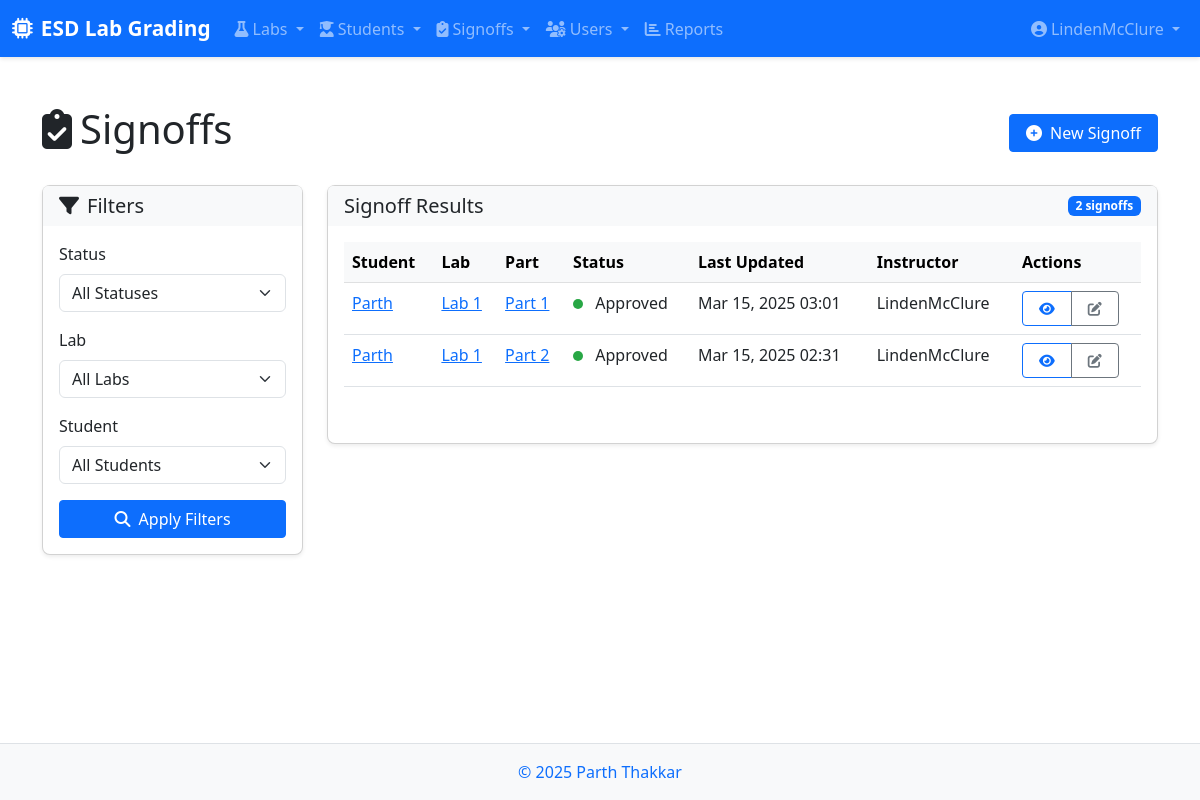
/signoffs/ (signed in), run on an earlier commit of the app's database.
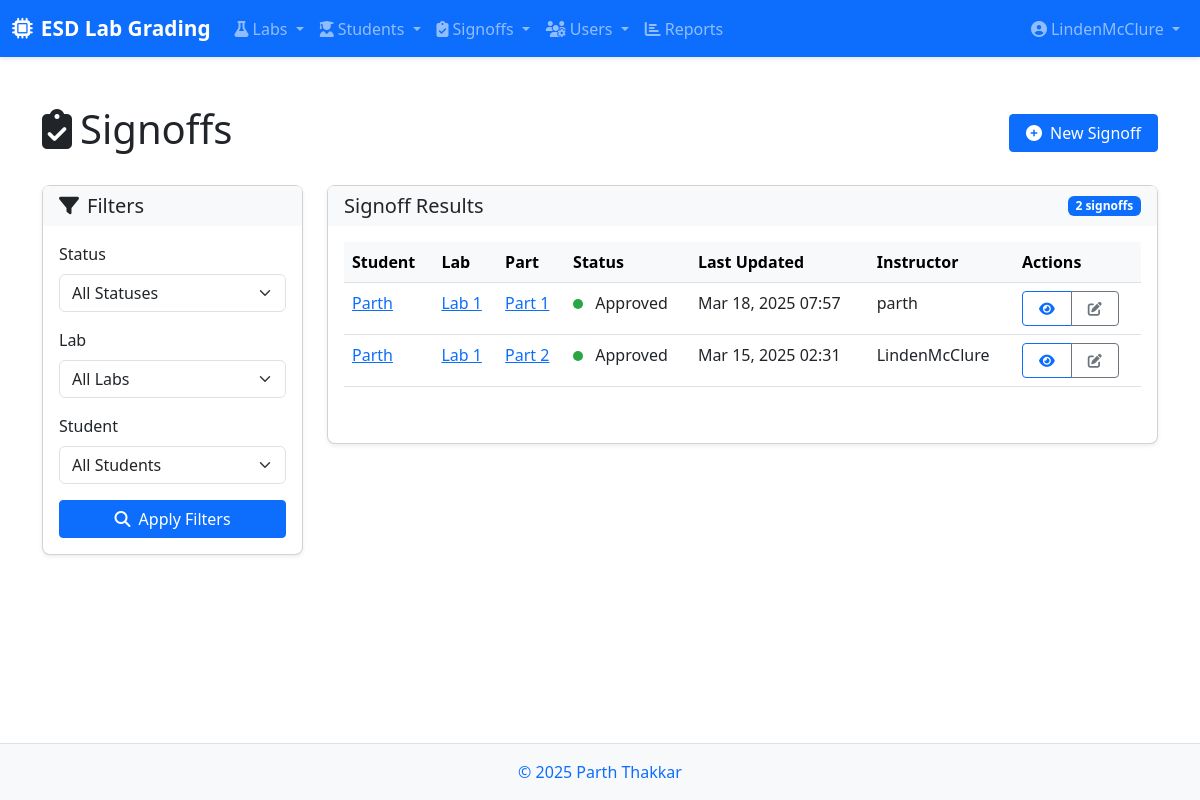
And on a later commit of the database.
### labs/models.py (models this page shows, shortened)
class Signoff(models.Model):
    STATUS_CHOICES = (
        ('pending', 'Pending'),
        ('approved', 'Approved'),
        ('rejected', 'Rejected'),
    )
    student = models.ForeignKey(Student, on_delete=models.CASCADE, related_name='signoffs')
    part = models.ForeignKey(Part, on_delete=models.CASCADE, related_name='signoffs')
    instructor = models.ForeignKey(User, on_delete=models.CASCADE, related_name='taken_signoffs')
    status = models.CharField(max_length=20, choices=STATUS_CHOICES, default='pending')
    comments = models.TextField(blank=True)
    date_submitted = models.DateTimeField(auto_now_add=True)
    date_updated = models.DateTimeField(auto_now=True)
    class Meta:
        unique_together = ('student', 'part')
        ordering = ['-date_updated']

class Student(models.Model):
    student_id = models.CharField(max_length=20, unique=True)
    name = models.CharField(max_length=100)
    email = models.EmailField(blank=True)
    batch = models.DateField(auto_now=False, auto_now_add=False)
    active = models.BooleanField(default=True)

class Part(models.Model):
    lab = models.ForeignKey(Lab, on_delete=models.CASCADE, related_name='parts')
    name = models.CharField(max_length=100)
    description = models.TextField(blank=True)
    order = models.PositiveIntegerField(default=0)
    is_required = models.BooleanField(default=True)
    has_challenges = models.BooleanField(default=False, help_text="Check if this part has challenge tasks")
    due_date = models.DateTimeField(null=True, blank=True, help_text="Due date for this part's signoff")
    class Meta:
        ordering = ['lab', 'order']

class Lab(models.Model):
    name = models.CharField(max_length=200)
    description = models.TextField(blank=True)
    due_date = models.DateTimeField()
    total_points = models.DecimalField(max_digits=5, decimal_places=2)
    grade_scale = models.ForeignKey(GradeScale, on_delete=models.SET_NULL, null=True, blank=True,
                                    related_name='labs', help_text="Grade scale to use for this lab")

### labs/views.py (the view)
    def wrap(request, *args, **kwargs):
        try:
            if hasattr(request.user, 'role') and request.user.role.role in ['ta', 'instructor']:
                return function(request, *args, **kwargs)
            else:
                raise PermissionDenied("You must be a teaching assistant or instructor to access this page.")
        except (AttributeError, UserRole.DoesNotExist):
            raise PermissionDenied("You must be a teaching assistant or instructor to access this page.")

### labs/templatetags/role_tags.py (called while the page is built)
@register.filter
def has_role(user, role_name):
    if user.is_anonymous:
        return False
    if user.is_staff:
        return True
    try:
        return hasattr(user, 'role') and user.role.role == role_name
    except:
        return False

### labs/views.py (called while the page is built)
def ta_required(function):
    def wrap(request, *args, **kwargs):
        try:
            if hasattr(request.user, 'role') and request.user.role.role in ['ta', 'instructor']:
                return function(request, *args, **kwargs)
            else:
                raise PermissionDenied("You must be a teaching assistant or instructor to access this page.")
        except (AttributeError, UserRole.DoesNotExist):
            raise PermissionDenied("You must be a teaching assistant or instructor to access this page.")
    wrap.__doc__ = function.__doc__
    wrap.__name__ = function.__name__
    return wrap

### labs/templates/labs/signoff_list.html (shortened to what the changed rows need)
{% extends 'base.html' %}
{% load static %}
{% block content %}
<div class="container py-4">
    <div class="row mb-4">
        <div class="col-12">
            <div class="d-flex justify-content-between align-items-center">
                <h1>
                    <i class="fas fa-clipboard-check me-2"></i>Signoffs
                </h1>
            </div>
        </div>
    </div>
    <div class="row">
        <div class="col-md-9">
            <div class="card">
                <div class="card-body">
                    {% if signoffs %}
                    <div class="table-responsive">
                        <table class="table table-hover">
                            <thead class="table-light">
                                <tr>
                                    <th>Student</th>
                                    <th>Lab</th>
                                    <th>Part</th>
                                    <th>Status</th>
                                    <th>Last Updated</th>
                                    <th>Instructor</th>
                                    <th>Actions</th>
                                </tr>
                            </thead>
                            <tbody>
                                {% for signoff in signoffs %}
                                <tr class="signoff-row">
                                    <td>
                                        <a href="{% url 'labs:student_detail' signoff.student.id %}">
                                            {{ signoff.student.name }}
                                        </a>
                                    </td>
                                    <td>
                                        <a href="{% url 'labs:lab_detail' signoff.part.lab.id %}">
                                            {{ signoff.part.lab.name }}
                                        </a>
                                    </td>
                                    <td>
                                        <a href="{% url 'labs:part_detail' signoff.part.id %}">
                                            {{ signoff.part.name }}
                                        </a>
                                    </td>
                                    <td>
                                        <span class="status-indicator status-{{ signoff.status }}"></span>
                                        {{ signoff.status|title }}
                                    </td>
                                    <td>{{ signoff.date_updated|date:"M d, Y H:i" }}</td>
                                    <td>{{ signoff.instructor.username }}</td>
                                    <td>
                                        <div class="btn-group">
                                            <a href="{% url 'labs:signoff_detail' signoff.id %}" class="btn btn-sm btn-outline-primary">
                                                <i class="fas fa-eye"></i>
                                            </a>
                                            <a href="{% url 'labs:signoff_edit' signoff.id %}" class="btn btn-sm btn-outline-secondary">
                                                <i class="fas fa-edit"></i>
                                            </a>
                                        </div>
                                    </td>
                                </tr>
                                {% endfor %}
                            </tbody>
                        </table>
                    </div>
                    {% else %}
                    <div class="alert alert-info">
                        <i class="fas fa-info-circle me-2"></i> No signoffs found matching your filters.
                    </div>
                    {% endif %}
                </div>
            </div>
        </div>
    </div>
</div>
{% endblock %}

What changed in the data, as far as the page shows it:
changed Signoff "Part 1": date_updated "Mar 15, 2025 03:01" → "Mar 18, 2025 07:57"; instructor.username "LindenMcClure" → "parth"
